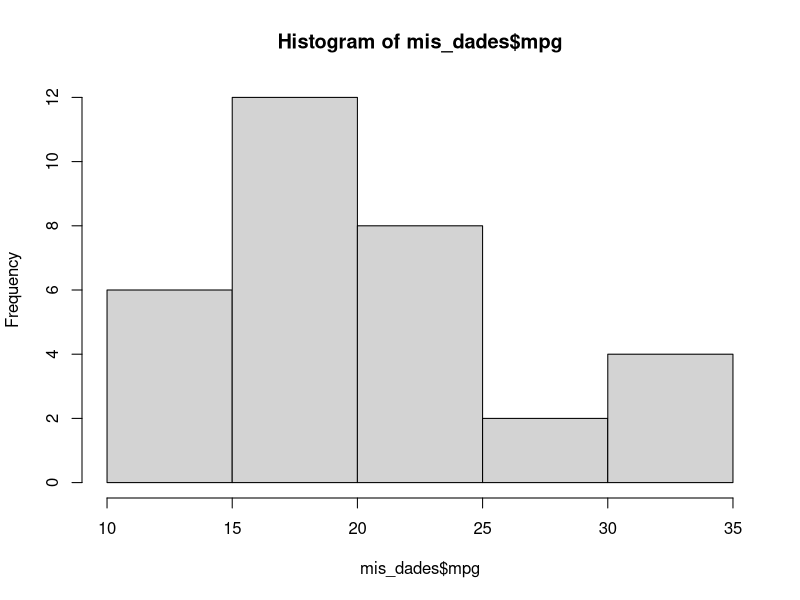
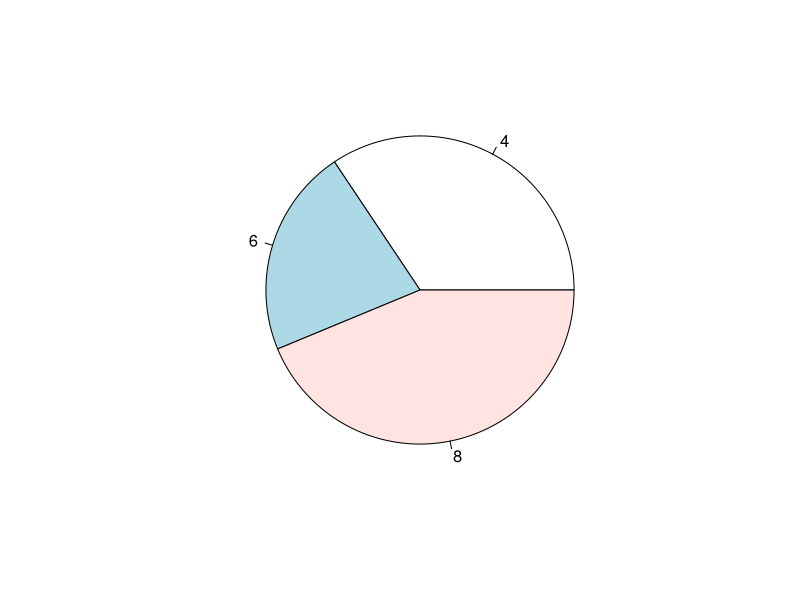

Here is the R script that generated these plots, in order:
#Codigo para problema 2
mis_dades=mtcars
head(mis_dades)

#histograma
hist(mis_dades$mpg)

#pie
pie(table(mis_dades$cyl))
